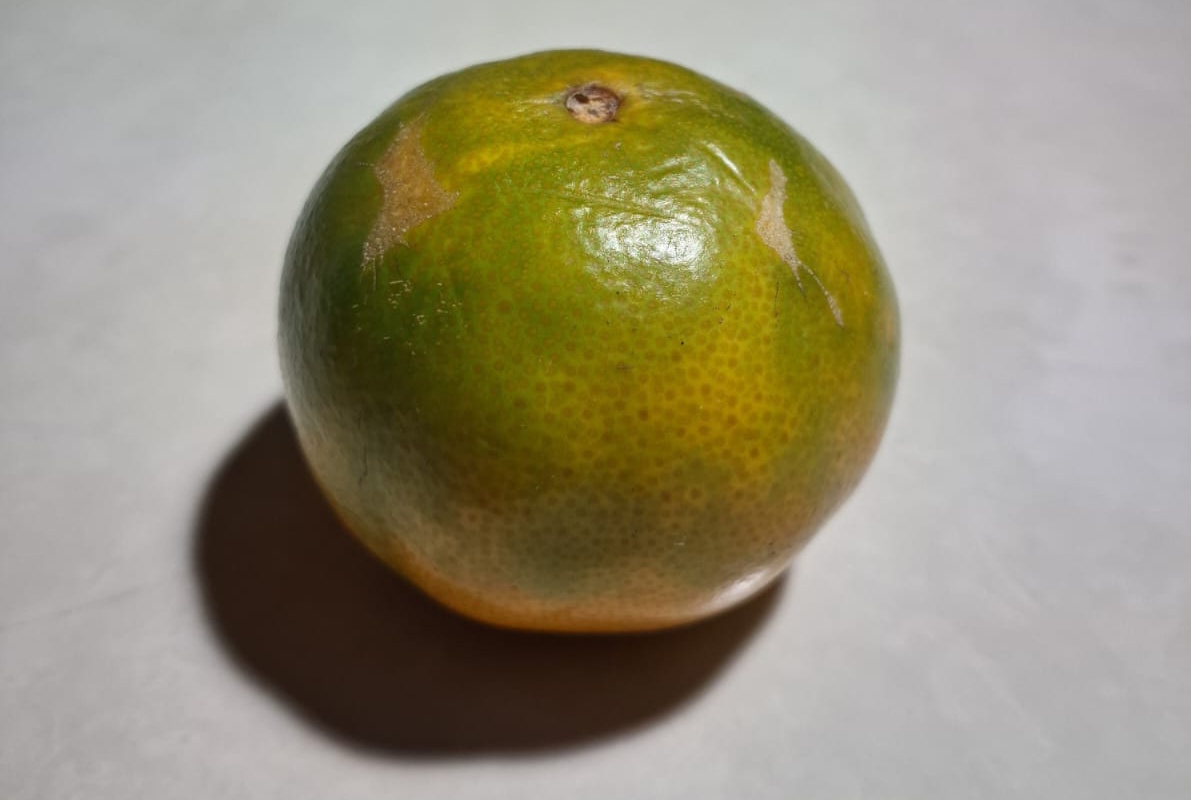
#> input picture bab03/images/jeruk.jpg, 1191 x 800 px
$ python 01_image_processing.py   (older library calls are emulated)
#> lines starting #> are read from the running program, lines starting #| are printed output that depends on the picture; after the words box and inside, x2 and y2 are one past the last pixel; in counts of white or black regions, pixels touching at a corner belong together
"""
Praktik Bab 3 Compact Edition — diselaraskan dari naskah buku "Computer Vision & AI".

CATATAN STATUS: kode ini diekstrak dari cuplikan naskah dan disusun ulang
sesuai urutan kemunculan di buku, dengan baris non-Python (perintah shell,
diagram folder, notasi matematika, tampilan matriks mentah) sudah disaring
keluar. BELUM diuji ulang sebagai satu skrip end-to-end yang utuh dalam
repositori ini (berbeda dengan Bab 7, 9, dan 10 yang sudah dijalankan
penuh dan diverifikasi).

Sebelum digunakan: cek kembali dependency, path file, dan urutan eksekusi
sesuai konteks masing-masing bagian di bawah.
"""


# === Setup (ditambahkan agar file dapat dijalankan mandiri) ===
# Bagian ini tidak eksplisit di naskah karena praktik Bab 3 melanjutkan
# konteks pembacaan citra dari bab-bab sebelumnya (img sudah dimuat).
import cv2
import numpy as np
import matplotlib.pyplot as plt

from pathlib import Path
ROOT = Path(__file__).resolve().parent.parent
img = cv2.imread(str(ROOT / "images" / "jeruk.jpg"))
#> img is the input picture: shape (800, 1191, 3); mean B, G, R 121.3, 144.8, 151.5
if img is None:
    raise FileNotFoundError("Sesuaikan path ke citra praktik Bab 3.")


# === Brightness dan Contrast ===
# img menggunakan citra input yang sama
brighter = cv2.convertScaleAbs(img, alpha=1.0, beta=40)


# === Histogram: Melihat Distribusi Intensitas ===
gray = cv2.cvtColor(img, cv2.COLOR_BGR2GRAY)
plt.hist(gray.ravel(), bins=256, range=[0, 256])
plt.xlabel("Intensitas")
plt.ylabel("Jumlah pixel")
plt.show()
#> figure, not shown here; tallest bar 30224 high, from x = 184 to 185


# === Histogram Equalization dan CLAHE ===
equalized = cv2.equalizeHist(gray)
clahe = cv2.createCLAHE(clipLimit=2.0, tileGridSize=(8, 8))
enhanced = clahe.apply(gray)


# === RGB, Grayscale, dan HSV ===
gray = cv2.cvtColor(img, cv2.COLOR_BGR2GRAY)
hsv = cv2.cvtColor(img, cv2.COLOR_BGR2HSV)
#> hsv: shape (800, 1191, 3); mean H, S, V 54.3, 75.3, 152.1
rgb = cv2.cvtColor(img, cv2.COLOR_BGR2RGB)


# === Eksperimen: Mencari Warna Tertentu ===
lower = np.array([35, 50, 50])
upper = np.array([85, 255, 255])
mask = cv2.inRange(hsv, lower, upper)
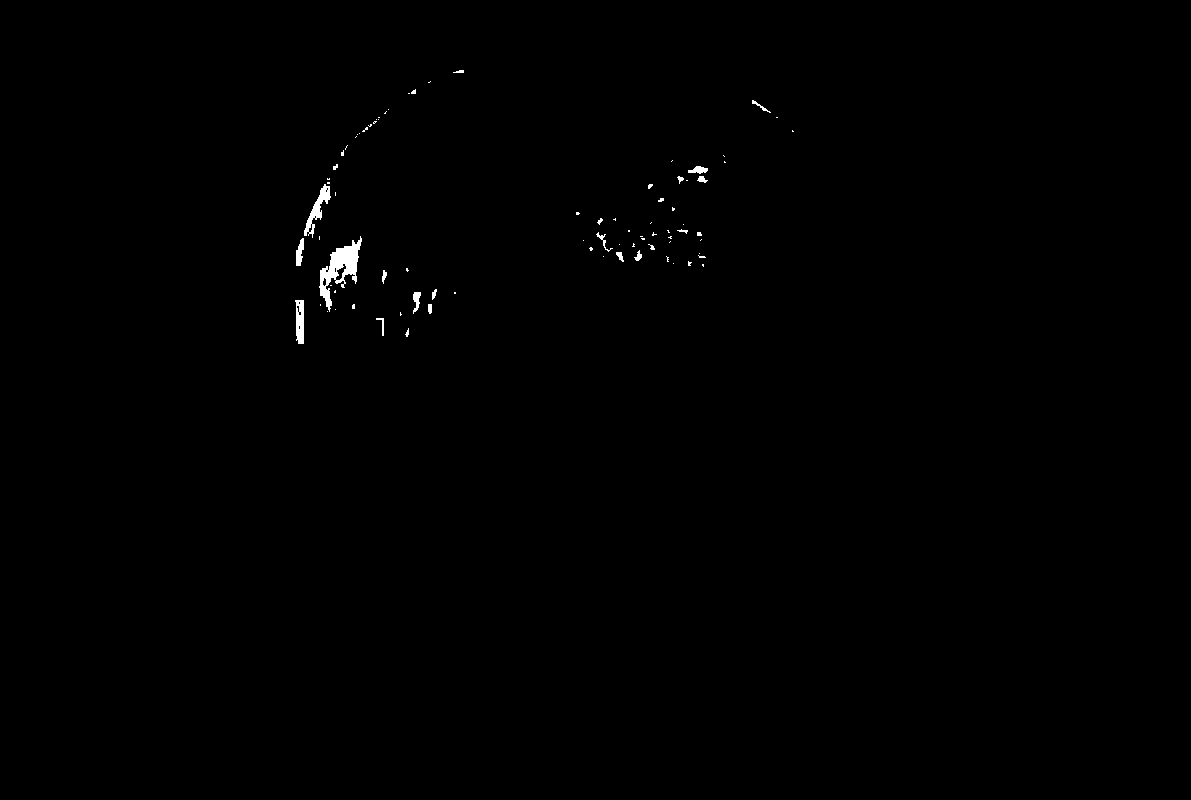
#> mask: shape (800, 1191); 0.34% white; 84 white regions (62 under 20 px), largest, box (x1, y1, x2, y2) and area: (319, 236, 362, 312) 1176, (304, 184, 331, 238) 438, (295, 300, 304, 344) 325


# === Mean Filter ===
blur_mean = cv2.blur(gray, (3, 3))


# === Gaussian Blur ===
gaussian = cv2.GaussianBlur(gray, (5, 5), 0)


# === Median Filter ===
median = cv2.medianBlur(gray, 5)


# === Sharpening ===
kernel = np.array([[0, -1, 0],
    [-1, 5, -1],
    [0, -1, 0]])
sharp = cv2.filter2D(gray, -1, kernel)


# === Sobel dan Laplacian ===
sobel_x = cv2.Sobel(gray, cv2.CV_64F, 1, 0, ksize=3)
sobel_y = cv2.Sobel(gray, cv2.CV_64F, 0, 1, ksize=3)
laplacian = cv2.Laplacian(gray, cv2.CV_64F)


# === Canny Edge Detector ===
edges = cv2.Canny(gray, 100, 200)
#> edges: shape (800, 1191); 0.66% white in thin lines or dots, all inside (x1, y1, x2, y2) = (276, 48, 833, 608)


# === Adaptive Thresholding ===
adaptive = cv2.adaptiveThreshold(gray, 255,
    cv2.ADAPTIVE_THRESH_GAUSSIAN_C,
    cv2.THRESH_BINARY, 11, 2)
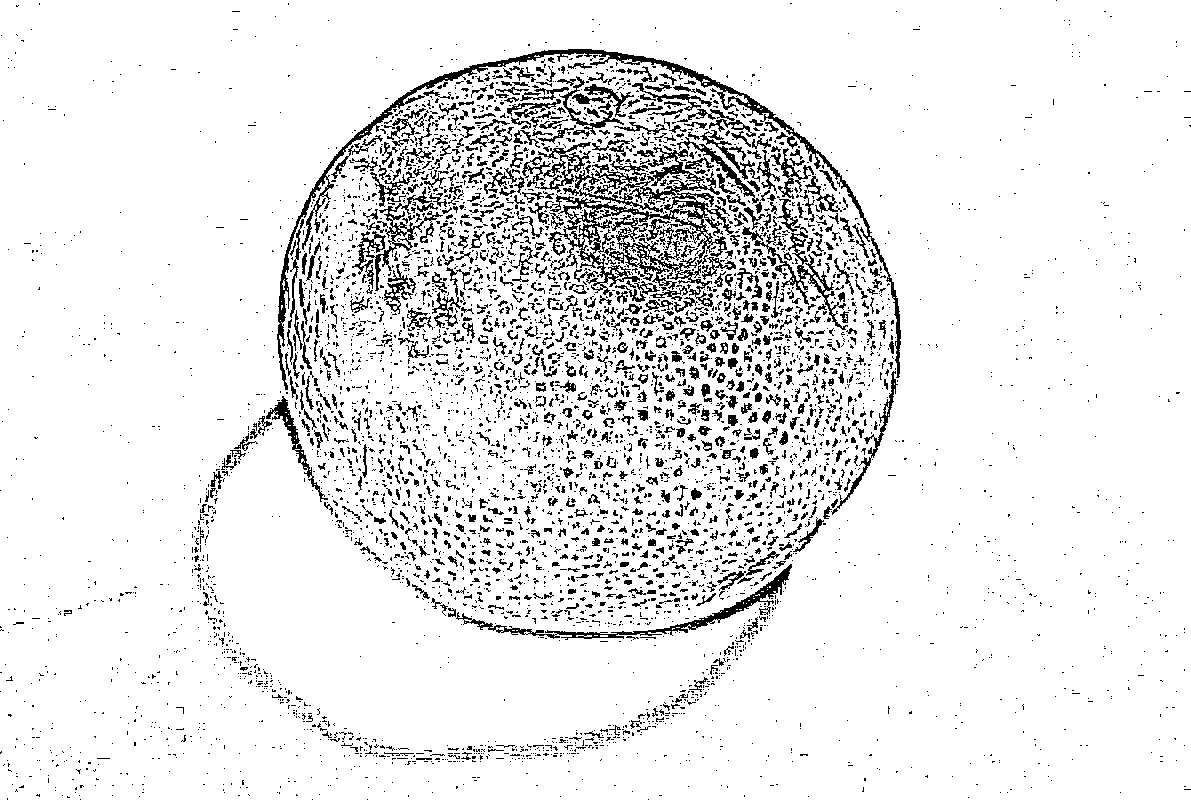
#> adaptive: shape (800, 1191); 91% white; black in thin lines or dots


# === Otsu Thresholding ===
# CATATAN: 'blur' tidak eksplisit didefinisikan pada cuplikan naskah di
# titik ini; ditambahkan Gaussian blur standar sebagai preprocessing umum
# sebelum Otsu thresholding.
blur = cv2.GaussianBlur(gray, (5, 5), 0)
_, binary = cv2.threshold(
    blur, 0, 255,
    cv2.THRESH_BINARY_INV + cv2.THRESH_OTSU)
#> binary: shape (800, 1191); 35.8% white; 60 white regions (31 under 20 px), largest, box (x1, y1, x2, y2) and area: (187, 50, 896, 767) 339139, (721, 322, 739, 339) 164, (722, 289, 743, 301) 154


# === 3.8 Morfologi: Merapikan Bentuk ===
kernel = np.ones((3, 3), np.uint8)


# === Erosion dan Dilation ===
eroded = cv2.erode(binary, kernel, iterations=1)
#> eroded: shape (800, 1191); 34.7% white; 51 white regions (39 under 20 px), largest, box (x1, y1, x2, y2) and area: (188, 51, 895, 766) 330051, (723, 324, 738, 338) 81, (621, 273, 640, 287) 76
dilated = cv2.dilate(binary, kernel, iterations=1)
#> dilated: shape (800, 1191); 36.8% white; 38 white regions (14 under 20 px), largest, box (x1, y1, x2, y2) and area: (186, 49, 897, 768) 348771, (737, 268, 759, 289) 226, (655, 276, 677, 298) 218


# === Opening dan Closing ===
opened = cv2.morphologyEx(binary, cv2.MORPH_OPEN, kernel)
#> opened: shape (800, 1191); 35.7% white; 42 white regions (14 under 20 px), largest, box (x1, y1, x2, y2) and area: (187, 50, 896, 767) 338406, (722, 323, 739, 339) 157, (722, 289, 743, 300) 150
closed = cv2.morphologyEx(binary, cv2.MORPH_CLOSE, kernel)
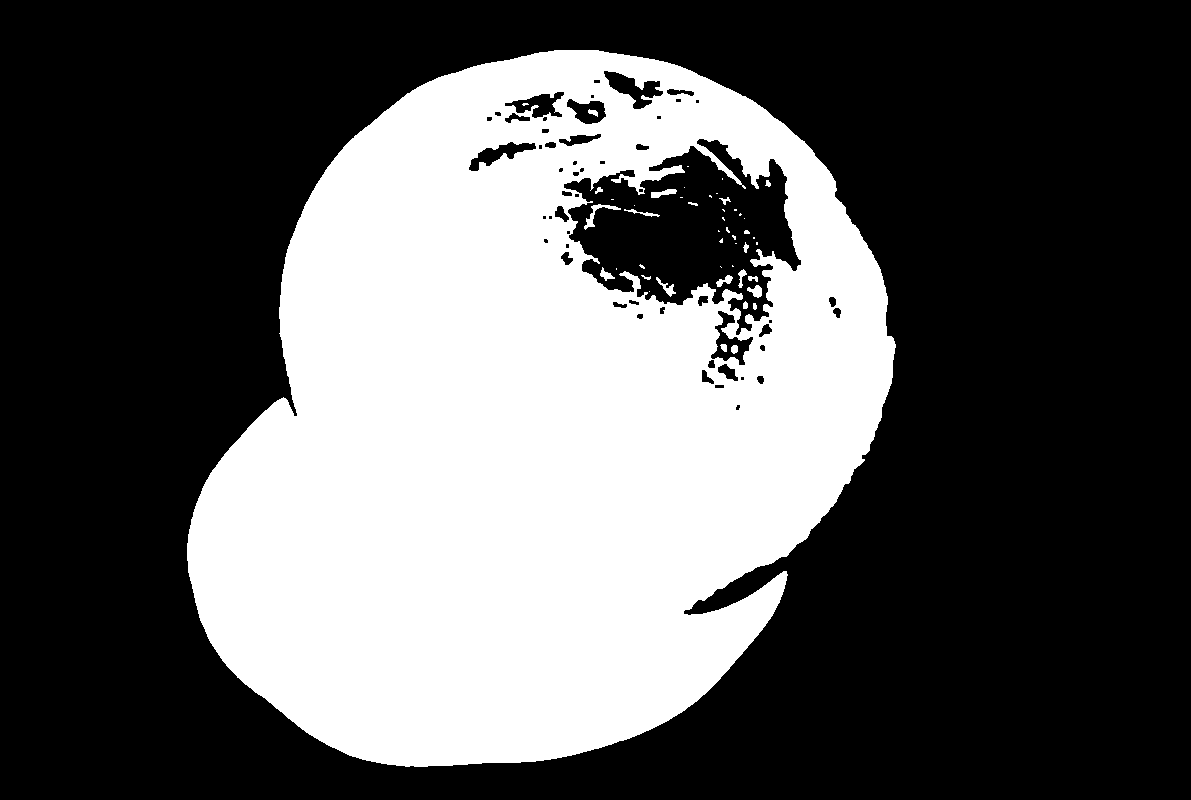
#> closed: shape (800, 1191); 35.9% white; 48 white regions (26 under 20 px)


# === 3.9 Dari Pixel Menuju Bentuk ===
contours, _ = cv2.findContours(
    binary, cv2.RETR_EXTERNAL,
    cv2.CHAIN_APPROX_SIMPLE)
#> contours = 1 contour; box (x1, y1, x2, y2) and area: (187, 50, 896, 767) 370996
cnt = max(contours, key=cv2.contourArea)
#> cnt = contour of 1097 points, box (x1, y1, x2, y2) (187, 50, 896, 767), area 370996


# === Area, Perimeter, Bounding Rectangle, dan Centroid ===
area = cv2.contourArea(cnt)
#> area = 370995.5
perimeter = cv2.arcLength(cnt, True)
#> perimeter = 2688
x, y, w, h = cv2.boundingRect(cnt)
#> x = 187; y = 50; w = 709; h = 717
M = cv2.moments(cnt)
#> M = moments, m00 370995.5, centre m10/m00, m01/m00 = (540.2, 412.9)
if M["m00"] != 0:
    cx = int(M["m10"] / M["m00"])
#> cx = 540
    cy = int(M["m01"] / M["m00"])
#> cy = 412


# === Menyiapkan Lingkungan ===
import cv2
import numpy as np
import matplotlib.pyplot as plt


# === 1. Membaca Citra ===
IMAGE_PATH = ROOT / "images" / "img_03_01_practice_scene.png"
img = cv2.imread(str(IMAGE_PATH))
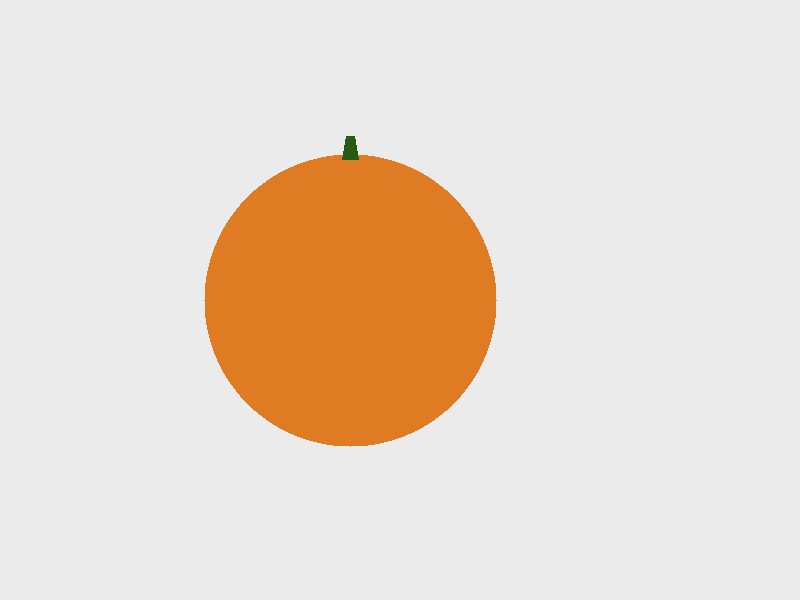
#> input picture bab03/images/img_03_01_practice_scene.png, 800 x 600 px
#> img is the input picture: shape (600, 800, 3); mean B, G, R 207, 219.4, 233.2
if img is None:
    raise FileNotFoundError("Citra tidak ditemukan")
rgb = cv2.cvtColor(img, cv2.COLOR_BGR2RGB)
#> rgb: shape (600, 800, 3)


# === 2. Grayscale dan Histogram ===
gray = cv2.cvtColor(img, cv2.COLOR_BGR2GRAY)
#> gray: shape (600, 800)
plt.hist(gray.ravel(), bins=256, range=[0, 256])
plt.show()
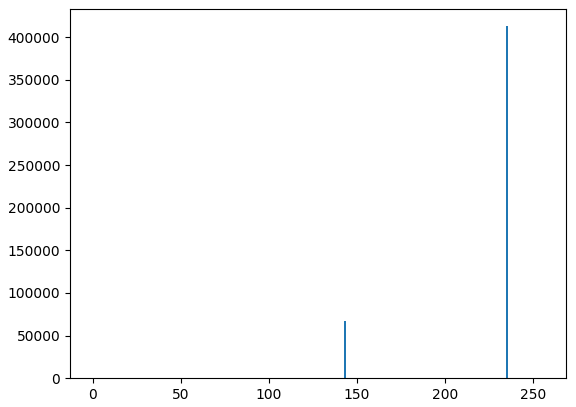
#> figure drawn by matplotlib, 1 panel; tallest bar 412813 high, from x = 235 to 236


# === 3. Filtering dan Edge ===
blur = cv2.GaussianBlur(gray, (5, 5), 0)
edges = cv2.Canny(blur, 100, 200)
#> edges: shape (600, 800); 0.22% white in thin lines or dots, all inside (x1, y1, x2, y2) = (204, 135, 497, 447)


# === 4. Thresholding ===
_, binary = cv2.threshold(
    blur, 0, 255,
    cv2.THRESH_BINARY_INV + cv2.THRESH_OTSU)
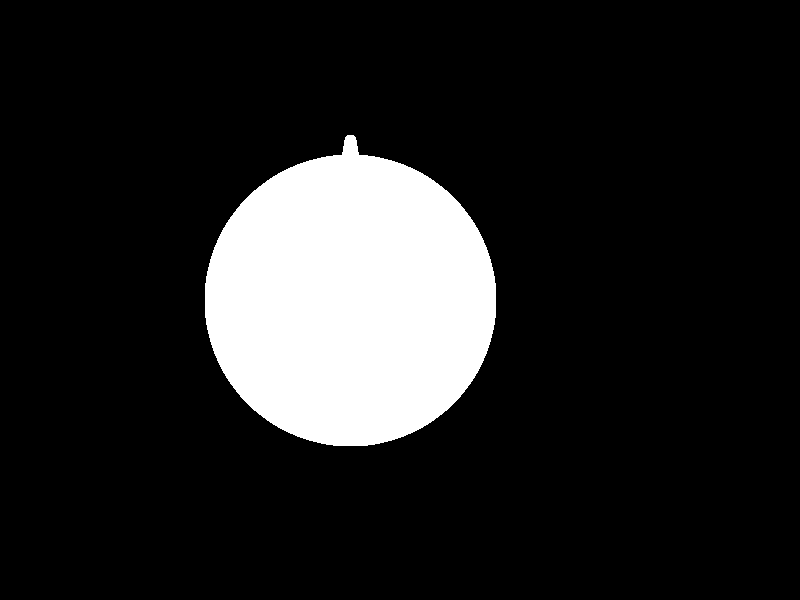
#> binary: shape (600, 800); 14% white; 1 white region, box (x1, y1, x2, y2) and area: (205, 135, 496, 446) 67221


# === 5. Morphology ===
kernel = np.ones((3, 3), np.uint8)
clean = cv2.morphologyEx(binary, cv2.MORPH_OPEN, kernel)
clean = cv2.morphologyEx(clean, cv2.MORPH_CLOSE, kernel)
